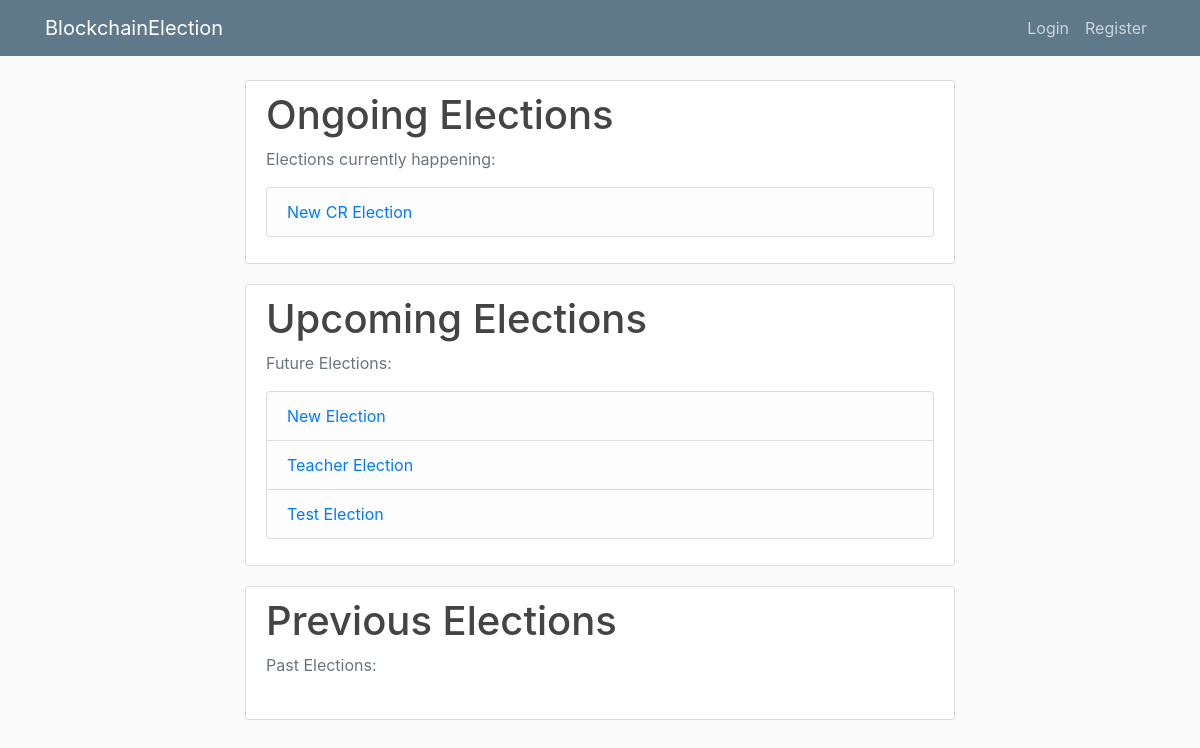
The page / on the database its author committed.
### app/models.py (models this page shows, shortened)
class Election(db.Model):
    election_id = db.Column(db.String(5), primary_key=True, nullable=False)
    election_title = db.Column(db.String(255), nullable=False)
    create_date = db.Column(db.DateTime, nullable=False, default=datetime.utcnow)
    start_date = db.Column(db.DateTime, nullable=False, default=datetime.utcnow)
    end_date = db.Column(db.DateTime, db.CheckConstraint("end_date > start_date"), nullable=False)
    public_key = db.Column(db.String(255), nullable=False, unique=True)
    max_attempt = db.Column(db.Integer, nullable=False, default=3)
    election_state = db.Column(db.String(30), db.CheckConstraint("election_state in ('upcoming', 'ongoing', 'over', 'past')"))

### app/routes.py (the view)
@app.route("/")
def index():
    elections = Election.query.all()
    return render_template("index.html", elections=elections)

### app/templates/index.html (shortened to what this page needs)
{% extends "home_base.html" %}
{% block content %}
{% include 'ongoing_elections.html' %}
{% include 'upcoming_elections.html' %}
{% include 'previous_elections.html' %}
{% endblock content %}

### app/templates/ongoing_elections.html
{% block ongoing_elections %}
<div class="content-section">
  <h1>Ongoing Elections</h1>
  <p class='text-muted'>Elections currently happening:
  <ul class="list-group">
      {% for election in elections %}
          {% if election.election_state == 'ongoing' %}
              <li class="list-group-item list-group-item-light"><a href="{{ url_for('view_election', id=election.election_id) }}">{{ election.election_title }}</a></li>
          {% endif %}
      {% endfor %}
  </ul>
  </p>
</div>
{% endblock ongoing_elections %}

### app/templates/upcoming_elections.html
{% block upcoming_elections %}
<div class="content-section">
  <h1>Upcoming Elections</h1>
  <p class='text-muted'>Future Elections:
  <ul class="list-group">
      {% for election in elections %}
          {% if election.election_state == 'upcoming' %}
              <li class="list-group-item list-group-item-light"><a href="{{ url_for('view_election', id=election.election_id) }}">{{ election.election_title }}</a></li>
          {% endif %}
      {% endfor %}
  </ul>
  </p>
</div>
{% endblock upcoming_elections %}

### app/static/main.css (style rules this page uses)
body { background: #fafafa; color: #333333; margin-top: 5rem; }
h1, h2, h3, h4, h5, h6 { color: #444444; }
.content-section { background: #ffffff; padding: 10px 20px; border: 1px solid #dddddd; border-radius: 3px; margin-bottom: 20px; }

### rows shown on the page
Election: election_title "New CR Election"
Election: election_title "New Election"
Election: election_title "Teacher Election"
Election: election_title "Test Election"
